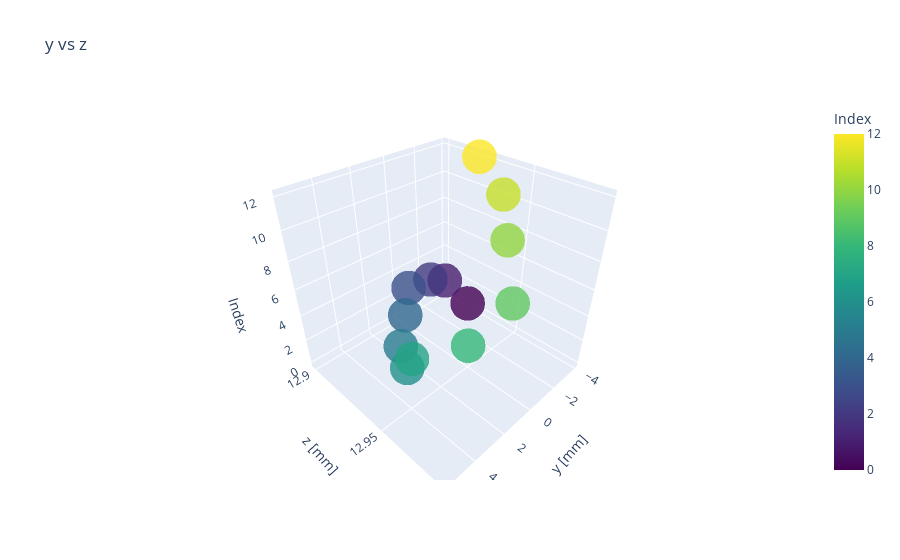

The notebook cell this image was saved under:
### Code cell
a = 1
b = 2

measured2D = go.Scatter3d(x=locpred[:,a], y=locpred[:,b], z=np.array(range(len(locpred[:,a]))), mode='markers', marker=dict(
        size=12,
        color=np.array(range(len(locpred[:,a]))),                # set color to an array/list of desired values
        colorbar=dict(
            title="Index"
        ),
        colorscale='Viridis',   # choose a colorscale
        opacity=0.8
    ))
#calc2D = go.Scatter(x=locact[:,a], y=locact[:,b], mode='markers')
layout = go.Layout(title='y vs z', scene=dict(xaxis_title='y [mm]', yaxis_title='z [mm]', zaxis_title='Index'))
fig2 = go.Figure(data=[measured2D], layout=layout)
fig2.update_yaxes(scaleanchor='x')
fig2.show()

### Figure 1 — Plotly figure (JSON) as saved in the notebook; plotly's stock layout.template omitted (floating-point values rounded to 4 significant figures)
{"data": [{"marker": {"color": [0, 1, 2, 3, 4, 5, 6, 7, 8, 9, 10, 11, 12], "colorbar": {"title": {"text": "Index"}}, "colorscale": [[0, "#440154"], [0.1111, "#482878"], [0.2222, "#3e4989"], [0.3333, "#31688e"], [0.4444, "#26828e"], [0.5556, "#1f9e89"], [0.6667, "#35b779"], [0.7778, "#6ece58"], [0.8889, "#b5de2b"], [1, "#fde725"]], "opacity": 0.8, "size": 12}, "mode": "markers", "type": "scatter3d", "x": [-3.9, -3.872, -2.499, -0.231, 2.171, 4.348, 5.508, 5.575, 4.245, 2.03, -0.4484, -2.551, -3.889], "y": [12.92, 12.9, 12.9, 12.91, 12.93, 12.95, 12.97, 12.97, 12.98, 12.98, 12.96, 12.95, 12.92], "z": [0, 1, 2, 3, 4, 5, 6, 7, 8, 9, 10, 11, 12]}], "layout": {"scene": {"xaxis": {"title": {"text": "y [mm]"}}, "yaxis": {"title": {"text": "z [mm]"}}, "zaxis": {"title": {"text": "Index"}}}, "title": {"text": "y vs z"}, "yaxis": {"scaleanchor": "x"}}}
